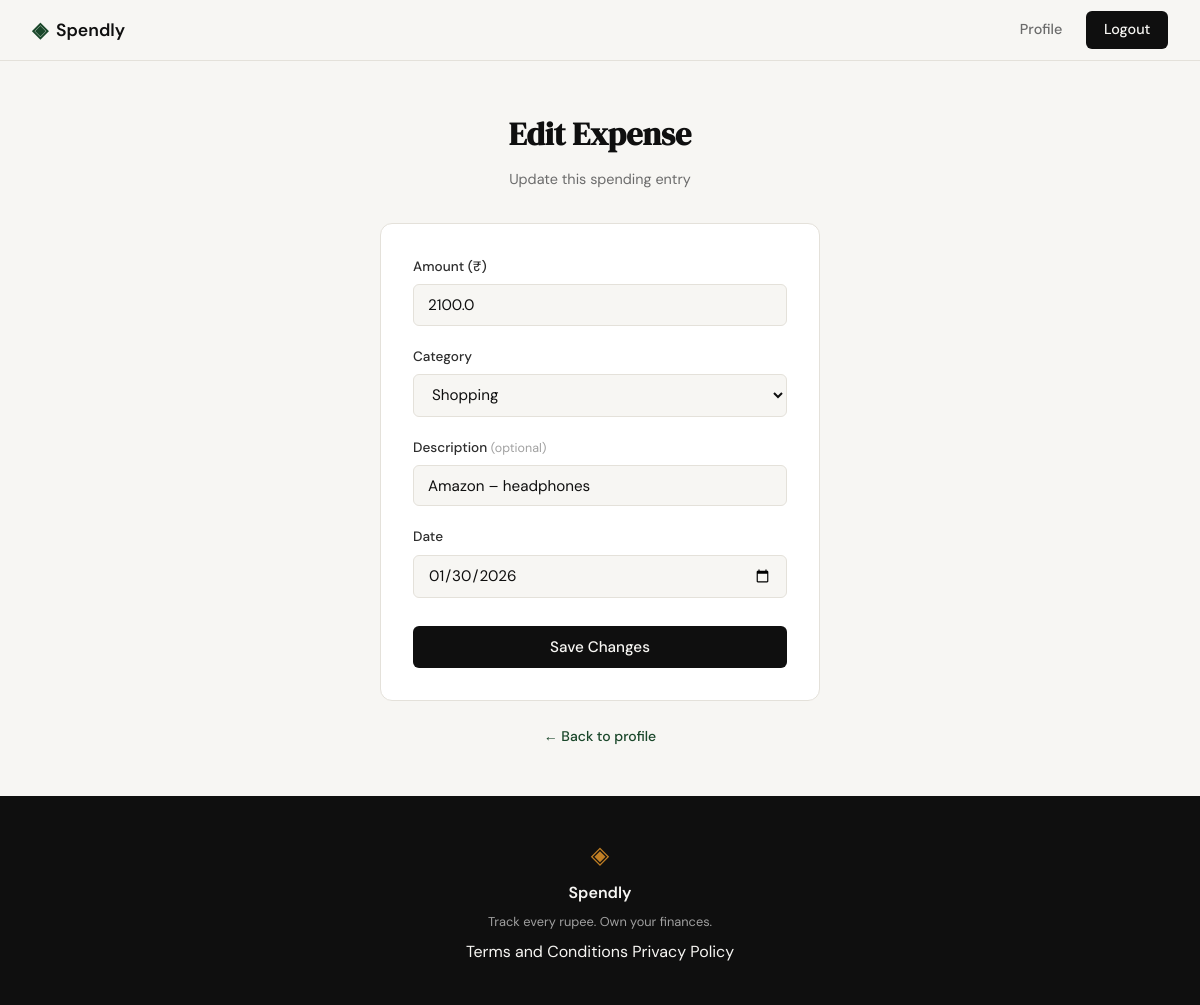
Page /expenses/14/edit (signed in) on the committed database.
### tables this page shows
CREATE TABLE expenses (
                id          INTEGER PRIMARY KEY AUTOINCREMENT,
                user_id     INTEGER NOT NULL REFERENCES users(id) ON DELETE CASCADE,
                amount      REAL    NOT NULL CHECK (amount > 0),
                category_id INTEGER REFERENCES categories(id) ON DELETE SET NULL,
                description TEXT,
                date        TEXT    NOT NULL,
                created_at  TEXT    NOT NULL DEFAULT (datetime('now'))
            );

CREATE TABLE categories (
                id   INTEGER PRIMARY KEY AUTOINCREMENT,
                name TEXT    NOT NULL UNIQUE
            );

### app.py (the view, shortened to what this page needs)
@app.route("/expenses/<int:id>/edit", methods=["GET", "POST"])
def edit_expense(id):
    user_id = session.get("user_id")
    if not user_id:
        flash("Please log in to edit an expense.", "error")
        return redirect(url_for("login"))
    expense = get_expense_by_id(id, user_id)
    if not expense:
        flash("Expense not found.", "error")
        return redirect(url_for("profile"))
    categories = get_all_categories()
    if request.method == "GET":
        return render_template("expenses/edit.html", expense=expense, categories=categories)

### database/db.py (called while the page is built)
def get_db():
    conn = sqlite3.connect(DB_PATH)
    conn.row_factory = sqlite3.Row
    conn.execute("PRAGMA foreign_keys = ON")
    return conn

def get_all_categories():
    conn = get_db()
    try:
        return conn.execute(
            "SELECT id, name FROM categories ORDER BY name ASC"
        ).fetchall()
    finally:
        conn.close()

def get_expense_by_id(expense_id, user_id):
    conn = get_db()
    try:
        return conn.execute(
            """
            SELECT e.id, e.amount, e.category_id, e.description, e.date
            FROM expenses e
            WHERE e.id = ? AND e.user_id = ?
            """,
            (expense_id, user_id),
        ).fetchone()
    finally:
        conn.close()

### templates/expenses/edit.html (shortened to what this page needs)
{% extends "base.html" %}
{% block head %}
<link rel="stylesheet" href="{{ url_for('static', filename='css/expenses.css') }}">
{% endblock %}
{% block content %}
<section class="auth-section">
  <div class="auth-container">
    <div class="auth-header">
      <h1 class="auth-title">Edit Expense</h1>
      <p class="auth-subtitle">Update this spending entry</p>
    </div>
    <div class="auth-card">
      <form method="POST" action="{{ url_for('edit_expense', id=expense.id) }}" novalidate>
        <div class="form-group">
          <label for="amount">Amount (₹)</label>
          <input
            id="amount"
            name="amount"
            type="number"
            step="0.01"
            min="0.01"
            class="form-input"
            value="{{ expense.amount }}"
            required
          >
        </div>
        <div class="form-group">
          <label for="category_id">Category</label>
          <select id="category_id" name="category_id" class="form-input">
            {% for cat in categories %}
            <option value="{{ cat.id }}"
              {% if expense.category_id == cat.id %}selected{% endif %}>
              {{ cat.name }}
            </option>
            {% endfor %}
          </select>
        </div>
        <div class="form-group">
          <label for="description">
            Description
            <span class="form-optional">(optional)</span>
          </label>
          <input
            id="description"
            name="description"
            type="text"
            maxlength="255"
            class="form-input"
            placeholder="e.g. Electricity bill"
            value="{{ expense.description or '' }}"
          >
        </div>
        <div class="form-group">
          <label for="date">Date</label>
          <input
            id="date"
            name="date"
            type="date"
            class="form-input"
            value="{{ expense.date }}"
            required
          >
        </div>
        <button type="submit" class="btn-submit">Save Changes</button>
      </form>
    </div>
    <p class="auth-switch">
      <a href="{{ url_for('profile') }}">← Back to profile</a>
    </p>
  </div>
</section>
{% endblock %}

### static/css/style.css (style rules this page uses)
:root { --ink: #0f0f0f; --ink-soft: #2d2d2d; --ink-muted: #6b6b6b; --ink-faint: #a0a0a0; --paper: #f7f6f3; --paper-warm: #f0ede6; --paper-card: #ffffff; --accent: #1a472a; --accent-light: #e8f0eb; --accent-2: #c17f24; --accent-2-light: #fdf3e3; --danger: #c0392b; --danger-light: #fdecea; --border: #e4e1da; --border-soft: #eeebe4; --font-display: 'DM Serif Display', Georgia, serif; --font-body: 'DM Sans', system-ui, sans-serif; --max-width: 1200px; --auth-width: 440px; --radius-sm: 6px; --radius-md: 12px; --radius-lg: 20px; }
*, *::before, *::after { box-sizing: border-box; margin: 0; padding: 0; }
html { font-size: 16px; scroll-behavior: smooth; }
body { background: var(--paper); color: var(--ink); font-family: var(--font-body); font-size: 1rem; line-height: 1.6; -webkit-font-smoothing: antialiased; }
a { color: inherit; text-decoration: none; }
.auth-section { min-height: calc(100vh - 60px - 100px); display: flex; align-items: center; justify-content: center; padding: 3rem 2rem; }
.auth-container { width: 100%; max-width: var(--auth-width); }
.auth-header { text-align: center; margin-bottom: 2rem; }
.auth-title { font-family: var(--font-display); font-size: 2rem; color: var(--ink); margin-bottom: 0.5rem; }
.auth-subtitle { font-size: 0.9rem; color: var(--ink-muted); }
.auth-card { background: var(--paper-card); border: 1px solid var(--border); border-radius: var(--radius-md); padding: 2rem; margin-bottom: 1.5rem; }
.form-group { margin-bottom: 1.25rem; }
.form-group label { display: block; font-size: 0.85rem; font-weight: 500; color: var(--ink-soft); margin-bottom: 0.4rem; }
.form-input { width: 100%; padding: 0.6rem 0.875rem; border: 1px solid var(--border); border-radius: var(--radius-sm); font-family: var(--font-body); font-size: 0.95rem; color: var(--ink); background: var(--paper); outline: none; transition: border-color 0.2s; }
.form-input::placeholder { color: var(--ink-faint); }
.btn-submit { width: 100%; padding: 0.7rem; background: var(--ink); color: var(--paper); border: none; border-radius: var(--radius-sm); font-family: var(--font-body); font-size: 0.95rem; font-weight: 500; cursor: pointer; transition: background 0.2s; margin-top: 0.5rem; }
.auth-switch { text-align: center; font-size: 0.875rem; color: var(--ink-muted); }
.auth-switch a { color: var(--accent); font-weight: 500; }

### static/css/expenses.css (style rules this page uses)
.form-optional { font-size: 0.78rem; color: var(--ink-faint); font-weight: 400; }

### rows in the picture
expenses: amount "2100.0", category_id "Shopping", description "Amazon – headphones", date "01/30/2026"
